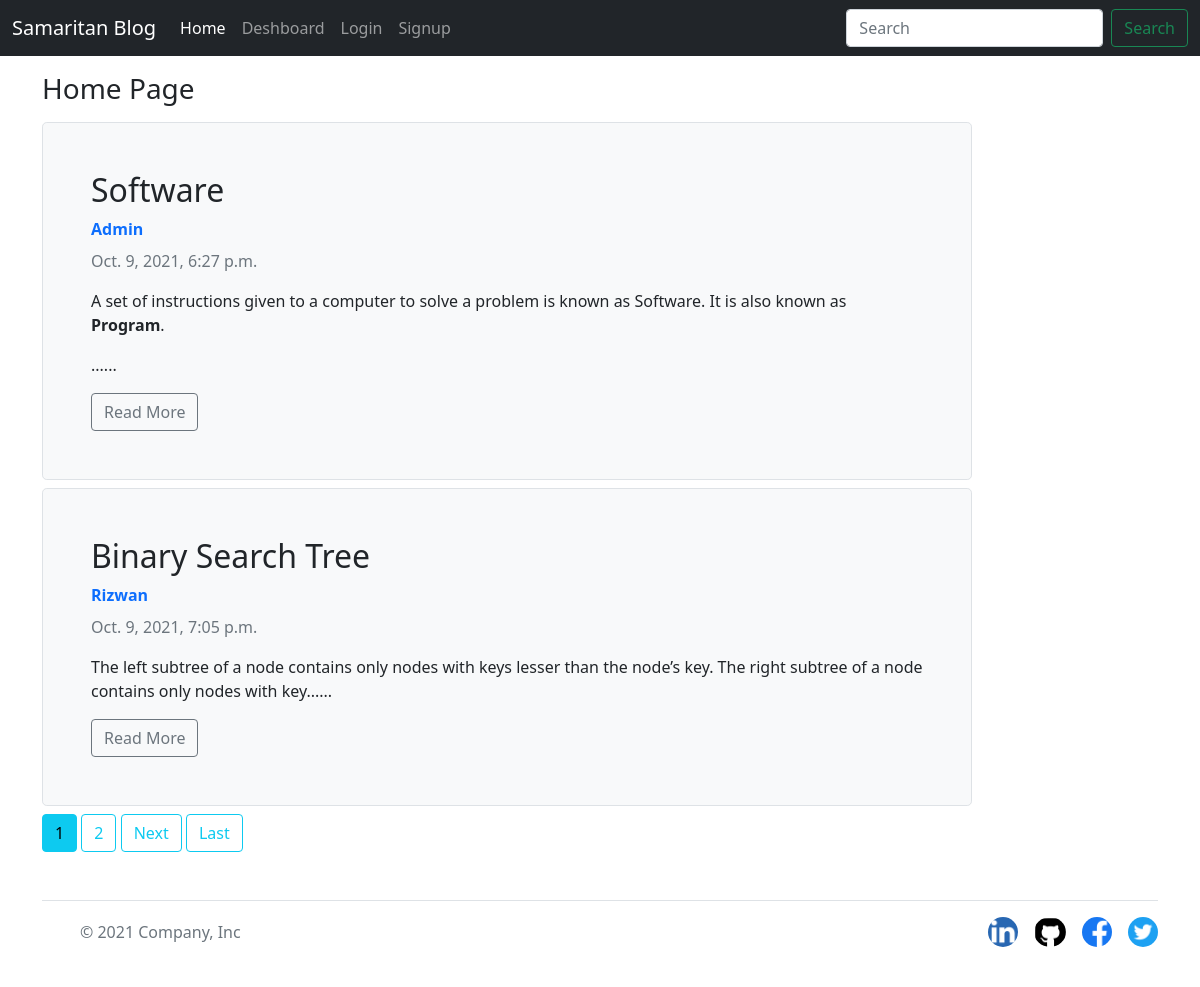
The page / on the database its author committed.
### blog/models.py (models this page shows, shortened)
class Post(models.Model):
    title = models.CharField(max_length=50)
    author = models.ForeignKey(User, on_delete=models.CASCADE)
    published_date = models.DateTimeField(default=timezone.now)
    content = RichTextField(blank = True, null = True)
    visible = models.BooleanField(default=False)
    upload = models.ImageField(upload_to ='uploads/')

### blog/views.py (the view)
# urls.py: path('', views.index, name='home'),
def index(request):
    posts = Post.objects.filter(visible=True)
    paginator = Paginator(posts, 2)
    page = request.GET.get('page')
    page_obj = paginator.get_page(page)
    return render(request, 'blog/home.html', {'posts': posts, 'page_obj':page_obj})

### blog/templates/blog/home.html (shortened to what this page needs)
{% extends 'blog/base.html' %}
{% load static %}
{% block content %}
<div class="continer my-3">
<h3 class="my-3">Home Page</h3>
    {% for p in page_obj%}
    <article class="media content-section">
        <div class="col-sm-10 my-2">
            <div class="h-180 p-5 bg-light border rounded-3">
                <h2>{{p.title}}</h2>
                <strong class="d-inline-block mb-2 text-primary"><a
                        href="{% url 'blog-list' p.author %}">{{p.author|capfirst}}</a>
                </strong>
                <div class="mb-1 text-muted">{{p.published_date}}</div>
                <p>{{p.content|slice:"0:150"|safe}}......</p>
                <a class="btn btn-outline-secondary" href="{% url 'PostDetail' p.id %}">Read More</a>
            </div>
        </div>
    </article>
    {%endfor%}
    {% for num in page_obj.paginator.page_range %}
    {% if page_obj.number == num %}
    <a class="btn btn-info mb-4" href="?page={{ num }}">{{ num }}</a>
    {% elif num > page_obj.number|add:'-2' and num < page_obj.number|add:'2' %} <a class="btn btn-outline-info mb-4"
        href="?page={{ num }}">{{ num }}</a>
        {% endif %}
        {% endfor %}
        {% if page_obj.has_next %}
        <a class="btn btn-outline-info mb-4" href="?page={{ page_obj.next_page_number }}">Next</a>
        <a class="btn btn-outline-info mb-4" href="?page={{ page_obj.paginator.num_pages }}">Last</a>
        {% endif %}
</div>
{% endblock content %}

### blog/static/blog/css/style.css (style rules this page uses)
a { text-decoration: none; }

### rows shown on the page
Post: title "Software", author "Admin", published_date "Oct. 9, 2021, 6:27 p.m.", content "A set of instructions given to a computer to solve a problem is known as Software. It is also known as Program ."
Post: title "Binary Search Tree", author "Rizwan", published_date "Oct. 9, 2021, 7:05 p.m.", content "The left subtree of a node contains only nodes with keys lesser than the node’s key. The right subtree of a node contains only nodes with key"

### other values the page prints
{{ num }} "1"
{{ num }} "2"
